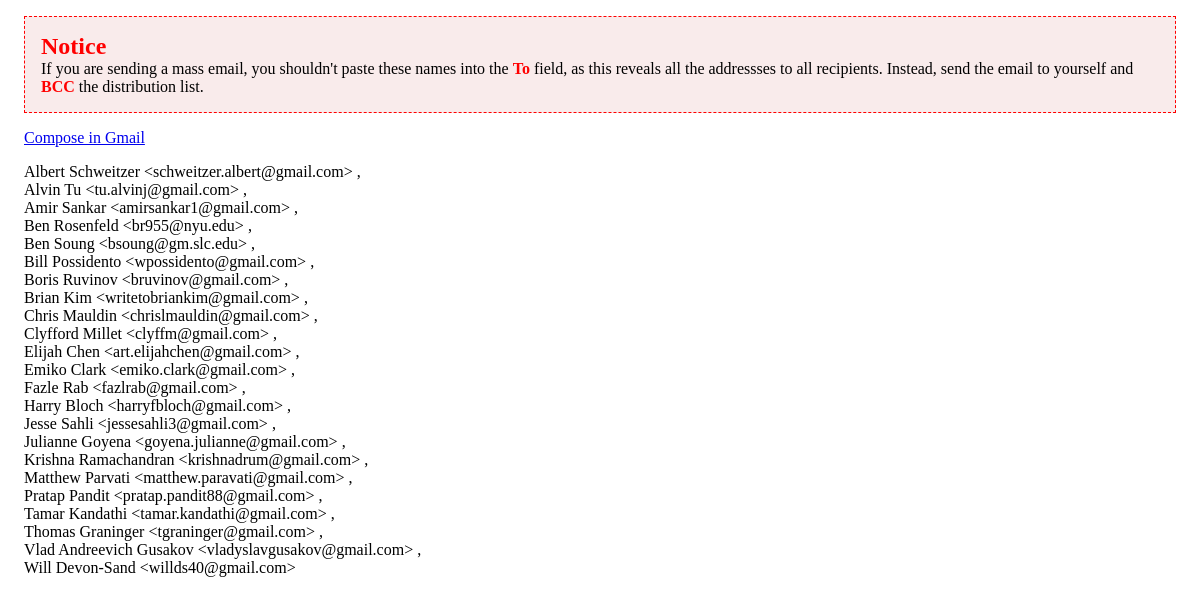
The app's page /student/list/email/test/ (signed in), older data.
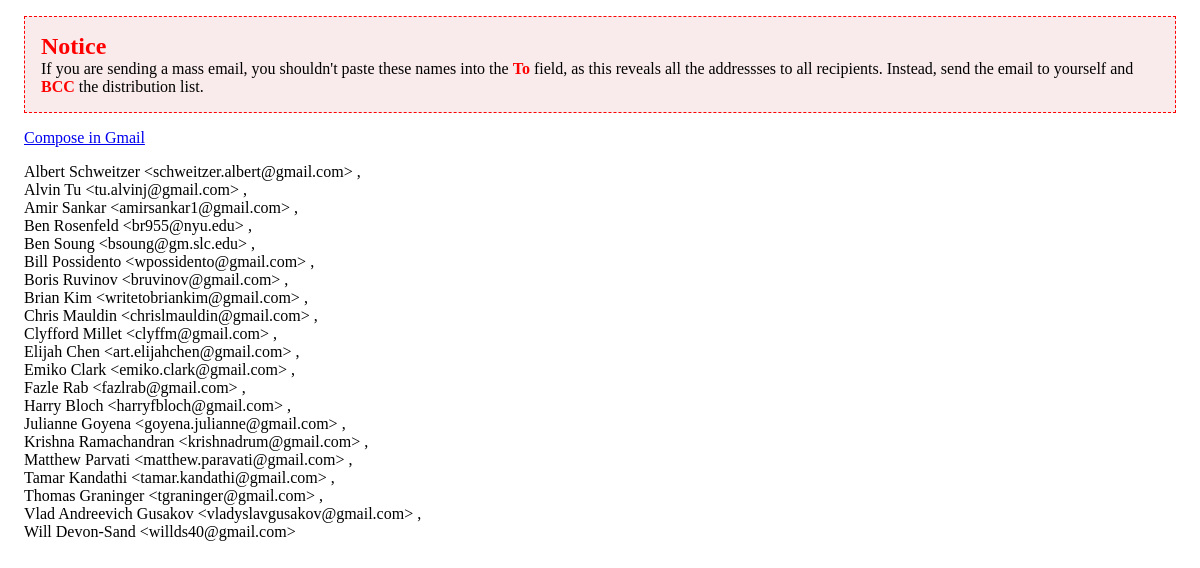
The same page, newer data.
### people/models.py (models this page shows, shortened)
class Student(models.Model):
    first_name = models.CharField(max_length=31)
    last_name = models.CharField(max_length=31)
    email = models.EmailField()
    course = models.ForeignKey(Course)
    start_date = models.DateField(default=date.today)
    end_date = models.DateField(blank=True, null=True)
    current_project = models.ForeignKey('projects.Project', blank=True, null=True)
    uses_own_laptop = models.BooleanField(default=True)
    active = models.BooleanField(default = False)
    directory_information = models.OneToOneField("people.ContactInfo", blank=True, null=True)
    emergency_contact = models.OneToOneField("people.EmergencyContact", blank=True, null=True)
    links = models.ManyToManyField(Link, blank=True)
    education = models.OneToOneField(EducationalInformation, blank=True, null=True)
    work_experience = models.OneToOneField(WorkExperience, blank=True, null=True)
    class Meta:
        ordering = ('first_name',)

### people/views.py (the view)
class StudentTestEmailList(PermissionRequiredMixin, View):
    permission_required = 'people.add_student'
    template_name = 'student_test_email_list.html'
    def get(self, request):
        students = Student.objects.filter(active=True).exclude(current_project=None).order_by('first_name')
        courses = Course.objects.filter(test_after_project__course__test_after_project_id__gte=0)
        students_for_test = []
        for student in students:
            test_after_project_with_weight = student.course.test_after_project.weight
            if student.current_project.weight > test_after_project_with_weight:
                students_for_test.append(student)
        current_user = request.user
        current_user_email = current_user.email
        instructors = User.objects.filter(groups__name="Instructors").exclude(username__iexact=current_user.username)
        return render(
            request,
            self.template_name,
            {'student_list': students_for_test, 'current_user_email':current_user_email, 'instructors':instructors})

### people/templates/student_test_email_list.html (shortened to what this page needs)
<!DOCTYPE html>
<html lang="en">
<head>
</head>
<body>
<div class="notice"><h2>Notice</h2><p>If you are sending a mass email, you shouldn't paste these names into the <strong>To</strong> field, as this reveals all the addressses to all recipients. Instead, send the email to yourself and <strong>BCC</strong> the distribution list.</p></div>
<div class="addresses">
{% block email %}
<p><a href="https://mail.google.com/mail/?view=cm&fs=1&to={{ current_user_email }}&bcc=
{% for student in student_list %}
        {{ student.first_name|urlencode }}+{{ student.last_name|urlencode }}&lt;{{ student.email }}&gt;
        {% if not forloop.last %},
        {% endif %}
{% endfor %}
&cc=
{% endblock %}
">Compose in Gmail</a></p>
{% block content %}
{% for student in student_list %}
        {{ student.first_name }} {{ student.last_name }} &lt;{{ student.email }}&gt;
    {% if not forloop.last %},<br>
        {% endif %}
{% endfor %}
{% endblock %}
</div>
</body>
</html>

Row changes from the older to the newer data that the page shows:
no longer on this page (row edited): Student: first_name "Jesse", last_name "Sahli", email "jessesahli3@gmail.com"
no longer on this page (row edited): Student: first_name "Pratap", last_name "Pandit", email "pratap.pandit88@gmail.com"
